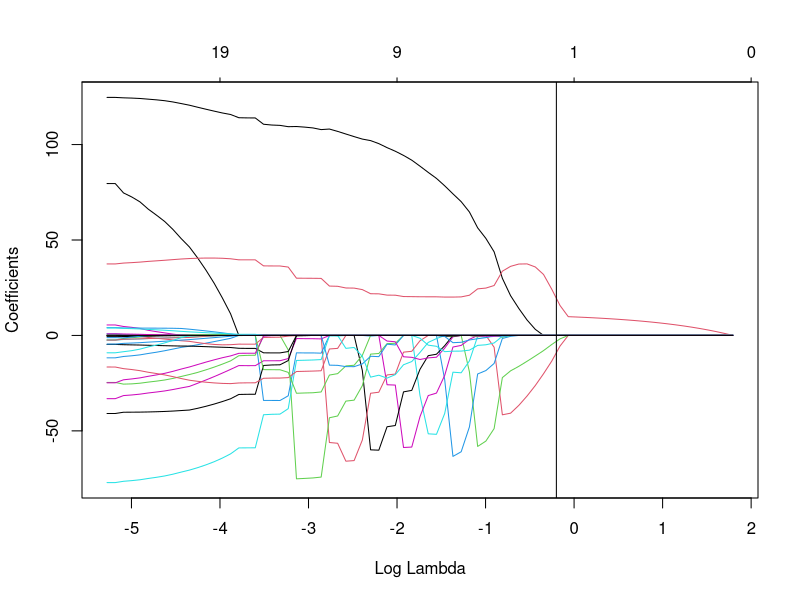
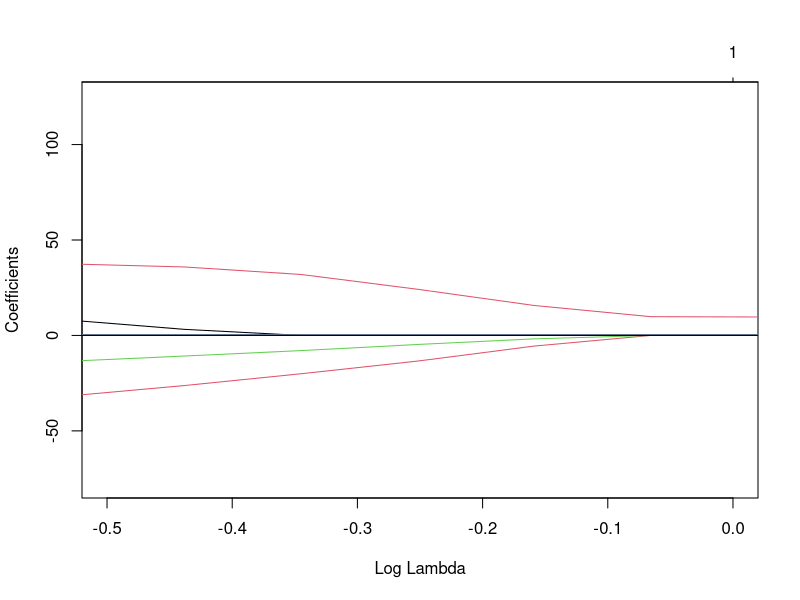
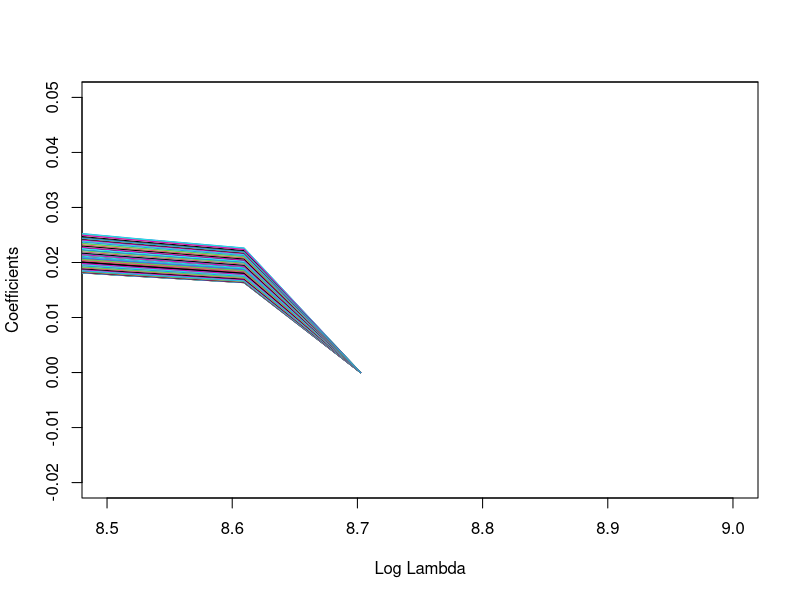
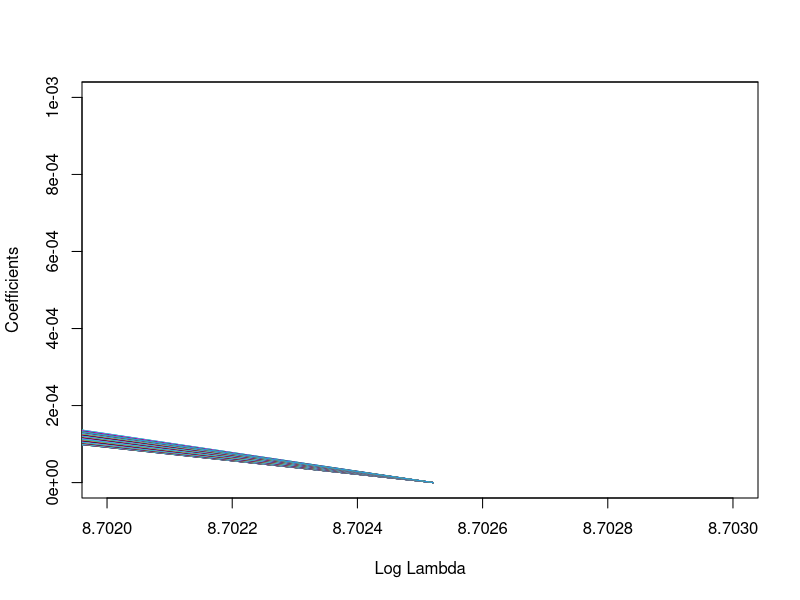
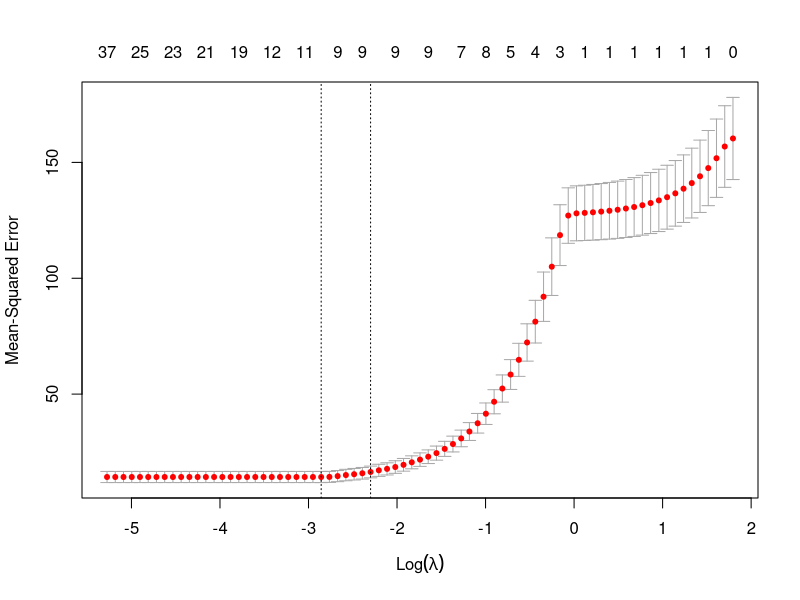
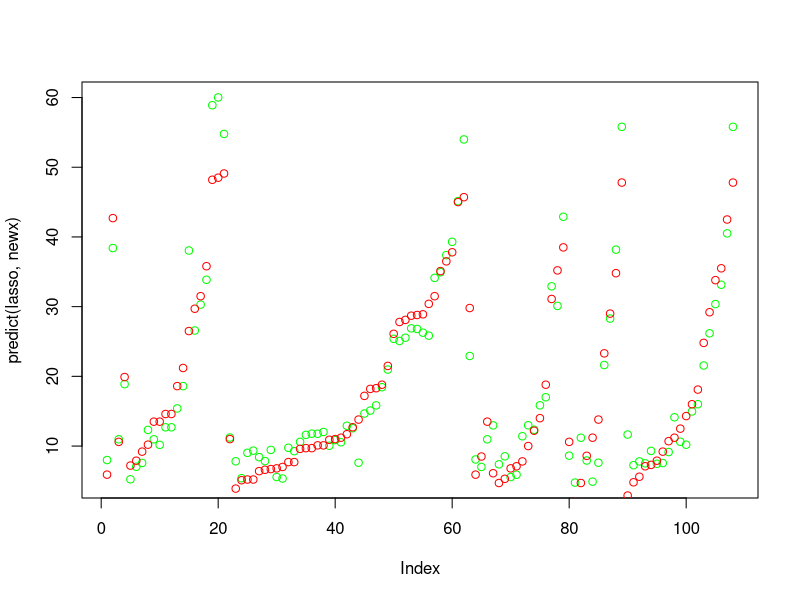

These charts were generated, in order, by the following R code:
install.packages("glmnet")
install.packages("ggplot2")
install.packages("dplyr")

data = read.csv("tecator.csv")
library(dplyr)

# Divide data randomly into train and test (50/50) by using the codes from the
# lectures

set.seed(12345)
n = nrow(data)
id = sample(1:n, floor(n*0.5))
relData = data.frame(data[c(2:102)])
train = relData[id, ]
test = relData[-id, ]

# 1. Assume that Fat can be modeled as a linear regression in which absorbance
# characteristics (Channels) are used as features. Report the underlying
# probabilistic model, fit the linear regression to the training data and estimate
# the training and test errors. Comment on the quality of fit and prediction and
# therefore on the quality of model.
fit = lm(Fat~., data=train)
summary(fit)

# Estimate training Mean Squared Error(MSE)
train_MSE = mean((train$Fat - (predict(fit, train)))^2)
print(paste("MSE train: ", train_MSE))

# Estimate test MSE
test_MSE = mean((test$Fat - (predict(fit, test)))^2)
print(paste("MSE test: ", test_MSE))

# Bad quality!

# 2.
library(glmnet)
x = as.matrix(train%>%select(-Fat))
y = as.matrix(train%>%select(Fat))
lasso = glmnet(x, y, family="gaussian", alpha = 1)

#lasso = cv.glmnet(x, y, family="gaussian", alpha = 1)
plot(lasso, xvar = "lambda")
abline(v=-0.2)

# Cost function squared error p.g.a. att vi kör gaussion.

coef(lasso)
# Linear regression model: Fat = -12 + 9,7 * Channel41
# Cost function: min theta = MSE + lambda * (12+9)

# 3.
library(caret)
x = as.matrix(train%>%select(-Fat))
y = as.matrix(train%>%select(Fat))
lasso = glmnet(x, y, family="gaussian", alpha = 1)


plot(lasso, xvar="lambda", label=TRUE, xlim=c(-0.5,-0.00))

print(lasso)

# 4.
x = as.matrix(train%>%select(-Fat))
y = as.matrix(train%>%select(Fat))
lasso = glmnet(x, y, family="gaussian", alpha = 0)


plot(lasso, xvar="lambda", label=TRUE, xlim=c(8.5,9), ylim=c(-0.02,0.05))
# All variables goes to 0 at the same time. 
plot(lasso, xvar="lambda", label=TRUE, xlim=c(8.702,8.703), ylim=c(0,0.001))
print(lasso)


# 5.
 #först här ska cv användas
lassoCV = cv.glmnet(x, y, family="gaussian", alpha=1)
plot(lassoCV) # Biggger lambda, worse fit to training data.
coef(lassoCV, s="lambda.min") # 8 + intercept

log(lassoCV$lambda.min) #optimal lambda
nice = lassoCV$lambda.min # Optimal lambda = 0.057
# Less complex model that is less overfitted but performs as well as log lambda = -4.
lasso = glmnet(x, y, family="gaussian", alpha = 1, lambda = nice)

newx = as.matrix(test%>%select(-Fat))
newy = as.matrix(test%>%select(Fat))

plot(predict(lasso, newx), col = "green")
points(newy, col = "red")




